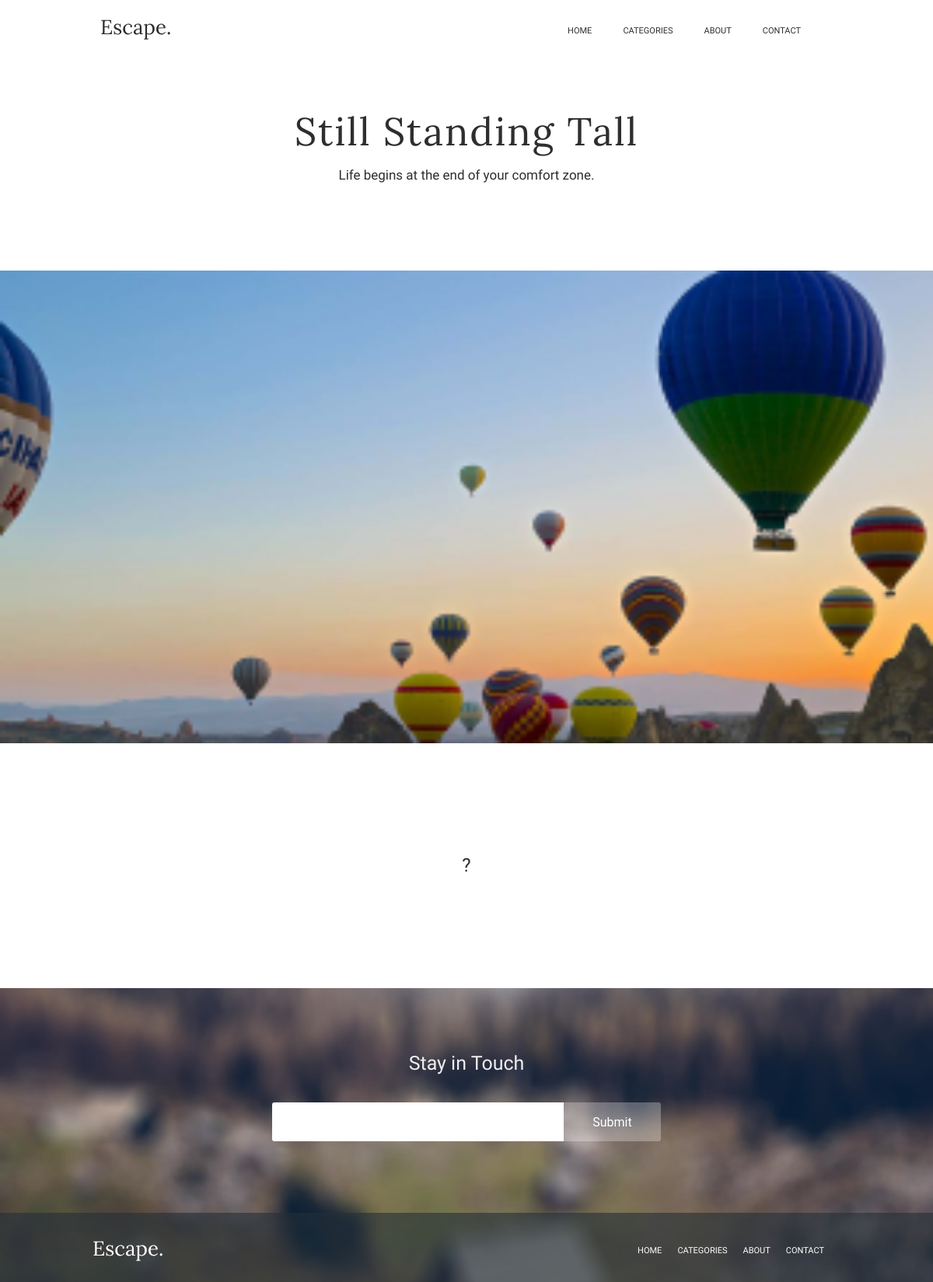
Screenshot of /post.php?id=3 with the database file from the repository.
### tables this page shows
CREATE TABLE `post` (
	`id` INT(10) NOT NULL AUTO_INCREMENT,
	`title` VARCHAR(255) NOT NULL DEFAULT '0' COLLATE 'utf8mb4_0900_ai_ci',
	`subtitle` VARCHAR(255) NOT NULL DEFAULT '0' COLLATE 'utf8mb4_0900_ai_ci',
	`content` TEXT NULL DEFAULT NULL COLLATE 'utf8mb4_0900_ai_ci',
	`author` VARCHAR(255) NOT NULL COLLATE 'utf8mb4_0900_ai_ci',
	`author_url` VARCHAR(255) NOT NULL COLLATE 'utf8mb4_0900_ai_ci',
	`publish_date` VARCHAR(255) NOT NULL COLLATE 'utf8mb4_0900_ai_ci',
	`image_url` VARCHAR(255) NOT NULL COLLATE 'utf8mb4_0900_ai_ci',
	`featured` TINYINT NOT NULL DEFAULT '0',
	`card_url` VARCHAR(255) NOT NULL COLLATE 'utf8mb4_0900_ai_ci',
	PRIMARY KEY (`id`) USING BTREE
)
COLLATE='utf8mb4_0900_ai_ci';

### sample_post.php (the view)
<div class="body-wrapper">
    <div class="body-conteiner">
        <div class="title-conteiner">
            <p class="title-text"><?= $row['title'] ?></p>
            <p class="subtitle-text"><?= $row['subtitle'] ?></p>
        </div>
        <img src="<?= $row['image_url'] ?>" alt="<?= $row['title'] ?>">
        <div class="text-block">
            <p><?= $row['content'] ?></p>
        </div>
    </div>
</div>

### post.php (shortened to what this page needs)
<?php
$id = $_GET["id"];
function createDBConnection(): mysqli
{
    $conn = new mysqli(HOST, USERNAME, PASSWORD, DATABASE);
    return $conn;
}
function getAndPrintPostsFromDB1(mysqli $conn): void
{
    global $id;
    $sql = "SELECT * FROM post WHERE id = $id";
    $result = $conn->query($sql);
    if ($result->num_rows > 0) {
        while ($row = $result->fetch_assoc()) {
            include 'sample_post.php';
        }
    } else {
        echo "0 results";
    }
}
?>
<!DOCTYPE html>
<html lang="en">
<head>
    <link rel="stylesheet" href="http://localhost:8001/static/styles/post.css">
</head>
<body>
    <header>
        <div class="header-conteiner">
            <div>
                <img src="http://localhost:8001/static/images/img_post/Escape.svg" alt="Escape.">
            </div>
            <nav class="top-list head-edit">
                <ul>
                    <li>
                        <a href="#!">Home</a>
                    </li>
                    <li>
                        <a href="#!">Categories</a>
                    </li>
                    <li>
                        <a href="#!">About</a>
                    </li>
                    <li>
                        <a href="#!">Contact</a>
                    </li>
                </ul>
            </nav>
        </div>
    </header>
    <?php
    $conn = createDBConnection();
    getAndPrintPostsFromDB1($conn);
    ?>
    <footer>
        <div class="fotter-wrapper">
            <div class="log-title">
                <p>Stay in Touch</p>
            </div>
            <div class="log-input-conteiner">
                <div class="input-block">
                </div>
                <div class="submit-button">
                    <p>Submit</p>
                </div>
            </div>
            <div class="footer-blure"></div>
            <div class="footer-conteiner">
                <div class="title-escape">
                    <img src="http://localhost:8001/static/images/img_post/Escape_white.svg" alt="Escape.">
                </div>
                <nav class="top-list foot-edit">
                    <ul class="top-list">
                        <li>
                            <a href="#!">Home</a>
                        </li>
                        <li>
                            <a href="#!">Categories</a>
                        </li>
                        <li>
                            <a href="#!">About</a>
                        </li>
                        <li>
                            <a href="#!">Contact</a>
                        </li>
                    </ul>
                </nav>
            </div>
        </div>
    </footer>
</body>
</html>

### styles/post.css (style rules this page uses)
* { font-family: Oxygen; font-weight: 400; border: 0; list-style: none; text-decoration: none; }
body { margin: 0; padding: 0; margin: 0px auto; }
header { max-width: 100%; display: flex; flex-direction: column; justify-content: start; align-items: center; }
.header-conteiner { width: 940px; display: flex; justify-content: space-between; align-items: center; padding-top: 17px; }
.top-list ul { display: flex; }
.top-list ul li { cursor: pointer; text-transform: uppercase; font-family: Oxygen; font-size: 11px; font-weight: 400; color: rgba(255, 255, 255, 0.6); }
.fotter-wrapper { background: url(http://localhost:8001/static/images/img_post/FooterBack.png); background-size: 100% 100%; max-width: 100%; height: 378px; display: flex; flex-direction: column; justify-content: start; align-items: center; background-repeat: no-repeat; position: relative; }
.footer-conteiner { width: 960px; display: flex; justify-content: space-between; padding-top: 23px; padding-bottom: 18px; position: absolute; bottom: 0; }
.footer-blure { height: 89px; width: 100%; background-color: #232F3899; position: absolute; bottom: 0; }
.log-title { height: 47px; padding-top: 82px; }
.log-title p { font-family: Oxygen; font-weight: 400; line-height: 30px; text-align: center; font-size: 25px; color: #EFEFEF; margin: auto; }
.log-input-conteiner { margin-top: 18px; height: 50px; width: 500px; display: flex; flex-wrap: wrap; }
.input-block { width: 375px; height: 50px; background-color: #FFFFFF; border-radius: 3px 0 0 3px; }
.submit-button { text-align: center; justify-content: space-between; width: 125px; height: 50px; border-radius: 0 3px 3px 0; background: #FFFFFF47; }
.submit-button p { font-family: Roboto; color: #FFFFFF; font-weight: 400; }
.title-escape { display: flex; justify-content: space-between; align-items: center; background-repeat: no-repeat; }
.head-edit li { margin-right: 40px; }
.head-edit a { color: #2E2E2E; }
.foot-edit li { margin-right: 20px; }
.foot-edit a { color: #FFFFFF; }
.body-wrapper { max-width: 100%; background-color: #FFFFFF; position: relative; display: flex; flex-direction: column; justify-content: start; align-items: center; }
.body-conteiner { display: flex; flex-direction: column; align-items: center; width: 100%; }
.title-conteiner { padding-top: 82px; color: #2E2E2E; text-align: center; padding-bottom: 113px; }
.title-text { font-family: Lora; font-size: 50px; font-weight: 400; line-height: 51px; letter-spacing: 2px; text-align: center; margin: 0; }
.subtitle-text { font-family: Oxygen; padding-top: 20px; font-size: 17px; font-weight: 400; line-height: 20px; text-align: center; color: #2E2E2E; margin: 0; }
.text-block { max-width: 960px; padding: 140px 0; }
.text-block p { font-family: Oxygen; font-size: 24px; font-weight: 400; line-height: 35px; text-align: left; color: #2E2E2E; margin: 0; }
.body-conteiner img { width: 100%; }

### rows the page displays
post: title "Still Standing Tall", subtitle "Life begins at the end of your comfort zone.", image_url (picture), content "?"
